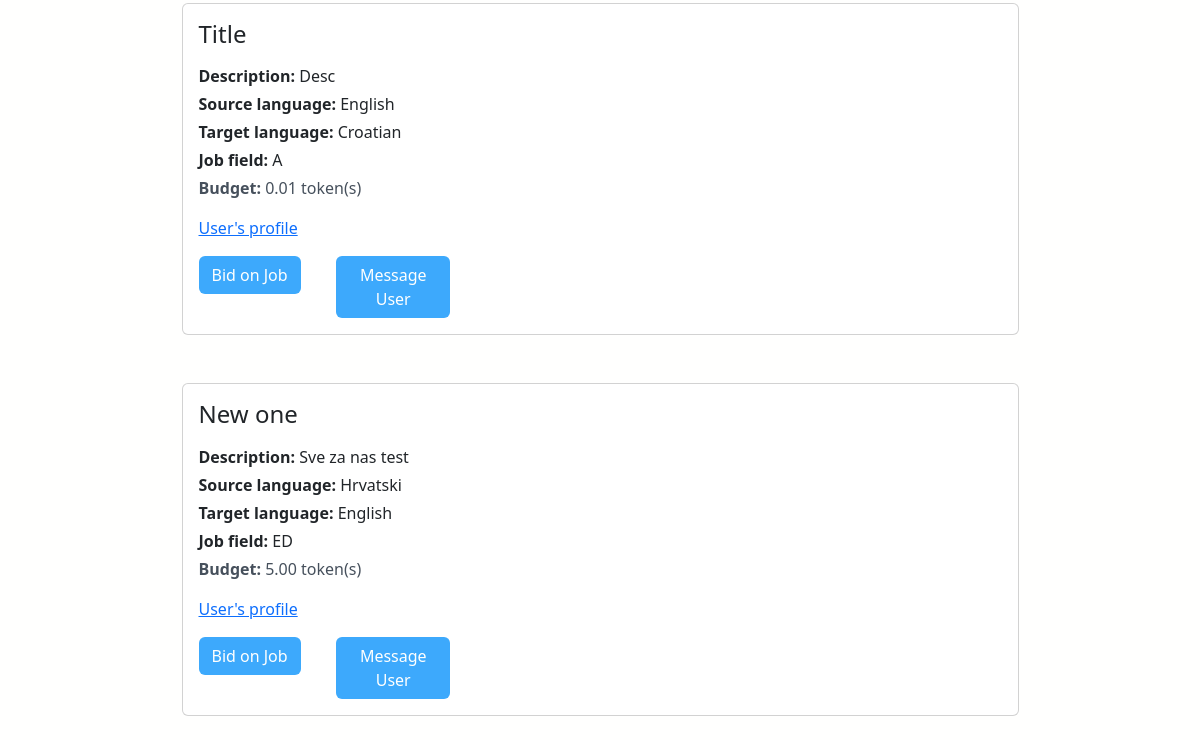
Before: /jobs (signed in, lower part) with the older database file.
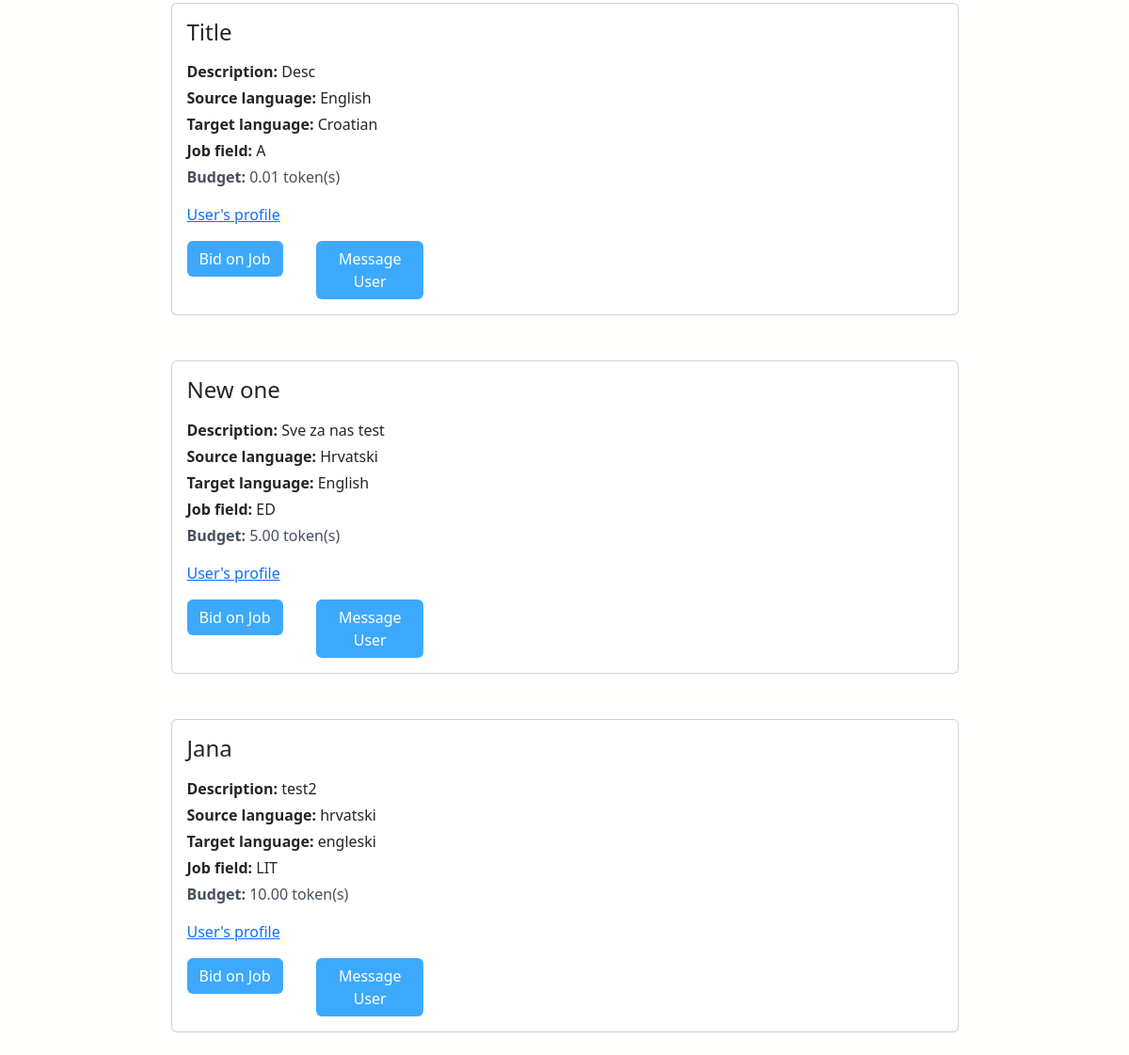
After: the same page with the newer database file.
### app/models.py (models this page shows, shortened)
class Job(models.Model):
    user = models.ForeignKey(User, on_delete=models.CASCADE)
    title = models.TextField(blank=False, unique=True)
    description = models.TextField(blank=False)
    source_language = models.TextField(blank=False)
    target_language = models.TextField(blank=False)
    job_field = models.CharField(
        max_length=4,
        choices=JobField.JOB_CHOICES,
        default=JobField.LITERATURE,
    )
    budget = models.DecimalField(max_digits=10, decimal_places=2, default=0.0)
    text = models.TextField(blank=False)
    is_assigned = models.BooleanField(default=False)
    is_completed = models.BooleanField(default=False)

### app/views.py (the view)
# urls.py: path("jobs", views.jobs, name="jobs"),
def jobs(request):
    user = request.user
    jobs = Job.objects.all().filter(~Q(user=user), Q(is_assigned=False))
    context = {
        "user": user,
        "jobs": jobs,
    }
    return render(request, "app/jobs.html", context)

### app/templates/app/jobs.html (shortened to what this page needs)
{% extends 'app/base.html' %}
{% block content %}
    <div class="mb-4">
        {% for job in jobs %}
          {% include 'includes/unassigned_jobs.html' with job=job %}
        {% empty %}
          <div class="row">
            No jobs posted.
          </div>
        {% endfor %}
      </div>
{% endblock content %}

### app/templates/includes/unassigned_jobs.html (shortened to what this page needs)
  <div class="card mt-5 w-75 mx-auto">
    <div class="card-body ">
        <h4 class="card-title">{{ job.title }}</h4>
        <div class="card-subtitle mt-3"><b>Description:</b> {{ job.description }}</div>
        <div class="card-text mt-1"><b>Source language:</b>  {{ job.source_language }}</div>
        <div class="card-text mt-1"><b>Target language:</b>  {{ job.target_language }}</div>
        <div class="card-text mt-1"><b>Job field:</b>  {{ job.job_field }}</div>
        <p class="card-text mt-1"><b>Budget:</b>  {{ job.budget }} token(s)</p>
        <p class="card-text mt-1"><a href="#">User's profile</a></p>
        <div class="row">
            <form action="{% url 'app:jobs_bid' %}" method="POST" class="col-2">
                <button type="submit" class="btn custom-btn">Bid on Job</button>
            </form>
            <form action="{% url 'app:message_user' job.id %}" method="POST" class="col-2">
                <button type="submit" class="btn custom-btn">Message User</a>
            </form>
        </div>
    </div>
  </div>

Changed rows visible on the page:
added Job: title "Jana", description "test2", source_language "hrvatski", target_language "engleski", job_field "LIT", budget "10.00"
